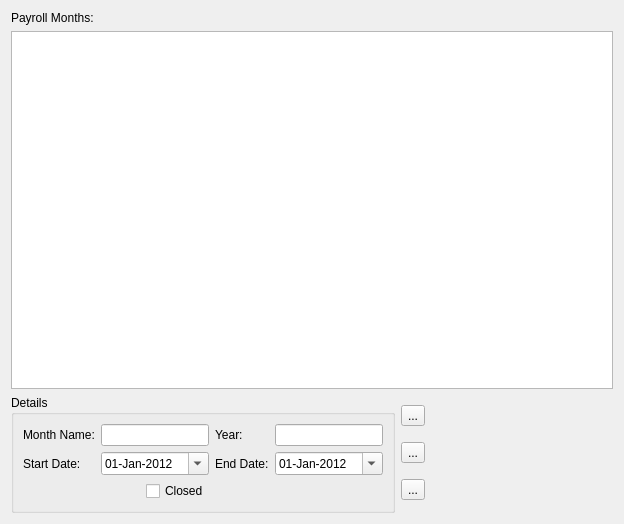
<?xml version="1.0" encoding="UTF-8"?>
<ui version="4.0">
 <class>PayrollMonths</class>
 <widget class="QWidget" name="PayrollMonths">
  <property name="geometry">
   <rect>
    <x>0</x>
    <y>0</y>
    <width>624</width>
    <height>524</height>
   </rect>
  </property>
  <property name="windowTitle">
   <string>Form</string>
  </property>
  <layout class="QVBoxLayout" name="verticalLayout_2">
   <item>
    <widget class="QLabel" name="label">
     <property name="text">
      <string>Payroll Months:</string>
     </property>
    </widget>
   </item>
   <item>
    <widget class="QTreeView" name="treeView"/>
   </item>
   <item>
    <layout class="QHBoxLayout" name="horizontalLayout">
     <item>
      <widget class="QGroupBox" name="groupBox">
       <property name="title">
        <string>Details</string>
       </property>
       <layout class="QGridLayout" name="gridLayout">
        <item row="0" column="1" colspan="2">
         <widget class="QLineEdit" name="MonthName"/>
        </item>
        <item row="0" column="0">
         <widget class="QLabel" name="label_2">
          <property name="text">
           <string>Month Name:</string>
          </property>
         </widget>
        </item>
        <item row="0" column="3">
         <widget class="QLabel" name="label_3">
          <property name="text">
           <string>Year:</string>
          </property>
         </widget>
        </item>
        <item row="0" column="4">
         <widget class="QLineEdit" name="Year"/>
        </item>
        <item row="2" column="2">
         <widget class="QCheckBox" name="Closed">
          <property name="text">
           <string>Closed</string>
          </property>
         </widget>
        </item>
        <item row="1" column="0">
         <widget class="QLabel" name="label_4">
          <property name="text">
           <string>Start Date:</string>
          </property>
         </widget>
        </item>
        <item row="1" column="1" colspan="2">
         <widget class="QDateEdit" name="StartDate">
          <property name="date">
           <date>
            <year>2012</year>
            <month>1</month>
            <day>1</day>
           </date>
          </property>
          <property name="displayFormat">
           <string>dd-MMM-yyyy</string>
          </property>
          <property name="calendarPopup">
           <bool>true</bool>
          </property>
         </widget>
        </item>
        <item row="1" column="3">
         <widget class="QLabel" name="label_5">
          <property name="text">
           <string>End Date:</string>
          </property>
         </widget>
        </item>
        <item row="1" column="4">
         <widget class="QDateEdit" name="EndDate">
          <property name="date">
           <date>
            <year>2012</year>
            <month>1</month>
            <day>1</day>
           </date>
          </property>
          <property name="displayFormat">
           <string>dd-MMM-yyyy</string>
          </property>
          <property name="calendarPopup">
           <bool>true</bool>
          </property>
         </widget>
        </item>
       </layout>
      </widget>
     </item>
     <item>
      <layout class="QVBoxLayout" name="verticalLayout">
       <item>
        <widget class="QToolButton" name="cmdAddNew">
         <property name="text">
          <string>...</string>
         </property>
         <property name="icon">
          <iconset resource="rc.qrc">
           <normaloff>:/images/Icon_193.ico</normaloff>:/images/Icon_193.ico</iconset>
         </property>
        </widget>
       </item>
       <item>
        <widget class="QToolButton" name="cmdSave">
         <property name="text">
          <string>...</string>
         </property>
         <property name="icon">
          <iconset resource="rc.qrc">
           <normaloff>:/images/Icon_10.ico</normaloff>:/images/Icon_10.ico</iconset>
         </property>
        </widget>
       </item>
       <item>
        <widget class="QToolButton" name="cmdDelete">
         <property name="text">
          <string>...</string>
         </property>
         <property name="icon">
          <iconset resource="rc.qrc">
           <normaloff>:/images/Icon_136.ico</normaloff>:/images/Icon_136.ico</iconset>
         </property>
        </widget>
       </item>
      </layout>
     </item>
     <item>
      <spacer name="horizontalSpacer">
       <property name="orientation">
        <enum>Qt::Horizontal</enum>
       </property>
       <property name="sizeHint" stdset="0">
        <size>
         <width>40</width>
         <height>20</height>
        </size>
       </property>
      </spacer>
     </item>
    </layout>
   </item>
  </layout>
 </widget>
 <resources>
  <include location="rc.qrc"/>
 </resources>
 <connections/>
</ui>
